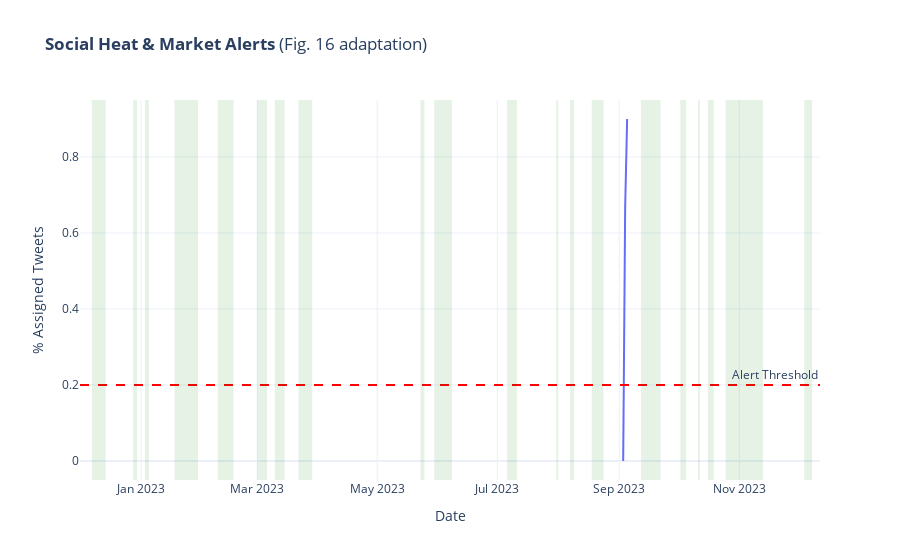

The notebook cell this image was saved under:
### Code cell
plot_social_heat_curve(alert_results, gt_intervals, 0.20)

### Figure 1 — Plotly figure (JSON) as saved in the notebook; plotly's stock layout.template omitted (floating-point values rounded to 4 significant figures)
{"data": [{"hovertemplate": "Date=%{x}<br>% Assigned Tweets=%{y}<extra></extra>", "legendgroup": "", "line": {"color": "#636efa", "dash": "solid"}, "marker": {"symbol": "circle"}, "mode": "lines", "name": "", "orientation": "v", "showlegend": false, "type": "scatter", "x": ["2023-09-03", "2023-09-04", "2023-09-05"], "xaxis": "x", "y": [0.0, 0.6667, 0.9], "yaxis": "y"}], "layout": {"annotations": [{"showarrow": false, "text": "Alert Threshold", "x": 1, "xanchor": "right", "xref": "x domain", "y": 0.2, "yanchor": "bottom", "yref": "y"}], "legend": {"tracegroupgap": 0}, "shapes": [{"line": {"color": "red", "dash": "dash"}, "type": "line", "x0": 0, "x1": 1, "xref": "x domain", "y0": 0.2, "y1": 0.2, "yref": "y"}, {"fillcolor": "green", "line": {"width": 0}, "opacity": 0.1, "type": "rect", "x0": "2022-12-01T00:00:00", "x1": "2022-12-01T00:00:00", "xref": "x", "y0": 0, "y1": 1, "yref": "y domain"}, {"fillcolor": "green", "line": {"width": 0}, "opacity": 0.1, "type": "rect", "x0": "2022-12-07T00:00:00", "x1": "2022-12-14T00:00:00", "xref": "x", "y0": 0, "y1": 1, "yref": "y domain"}, {"fillcolor": "green", "line": {"width": 0}, "opacity": 0.1, "type": "rect", "x0": "2022-12-28T00:00:00", "x1": "2022-12-30T00:00:00", "xref": "x", "y0": 0, "y1": 1, "yref": "y domain"}, {"fillcolor": "green", "line": {"width": 0}, "opacity": 0.1, "type": "rect", "x0": "2023-01-03T00:00:00", "x1": "2023-01-05T00:00:00", "xref": "x", "y0": 0, "y1": 1, "yref": "y domain"}, {"fillcolor": "green", "line": {"width": 0}, "opacity": 0.1, "type": "rect", "x0": "2023-01-18T00:00:00", "x1": "2023-01-30T00:00:00", "xref": "x", "y0": 0, "y1": 1, "yref": "y domain"}, {"fillcolor": "green", "line": {"width": 0}, "opacity": 0.1, "type": "rect", "x0": "2023-02-09T00:00:00", "x1": "2023-02-17T00:00:00", "xref": "x", "y0": 0, "y1": 1, "yref": "y domain"}, {"fillcolor": "green", "line": {"width": 0}, "opacity": 0.1, "type": "rect", "x0": "2023-03-01T00:00:00", "x1": "2023-03-06T00:00:00", "xref": "x", "y0": 0, "y1": 1, "yref": "y domain"}, {"fillcolor": "green", "line": {"width": 0}, "opacity": 0.1, "type": "rect", "x0": "2023-03-10T00:00:00", "x1": "2023-03-15T00:00:00", "xref": "x", "y0": 0, "y1": 1, "yref": "y domain"}, {"fillcolor": "green", "line": {"width": 0}, "opacity": 0.1, "type": "rect", "x0": "2023-03-22T00:00:00", "x1": "2023-03-29T00:00:00", "xref": "x", "y0": 0, "y1": 1, "yref": "y domain"}, {"fillcolor": "green", "line": {"width": 0}, "opacity": 0.1, "type": "rect", "x0": "2023-04-17T00:00:00", "x1": "2023-04-17T00:00:00", "xref": "x", "y0": 0, "y1": 1, "yref": "y domain"}, {"fillcolor": "green", "line": {"width": 0}, "opacity": 0.1, "type": "rect", "x0": "2023-05-23T00:00:00", "x1": "2023-05-25T00:00:00", "xref": "x", "y0": 0, "y1": 1, "yref": "y domain"}, {"fillcolor": "green", "line": {"width": 0}, "opacity": 0.1, "type": "rect", "x0": "2023-05-30T00:00:00", "x1": "2023-06-08T00:00:00", "xref": "x", "y0": 0, "y1": 1, "yref": "y domain"}, {"fillcolor": "green", "line": {"width": 0}, "opacity": 0.1, "type": "rect", "x0": "2023-06-23T00:00:00", "x1": "2023-06-23T00:00:00", "xref": "x", "y0": 0, "y1": 1, "yref": "y domain"}, {"fillcolor": "green", "line": {"width": 0}, "opacity": 0.1, "type": "rect", "x0": "2023-07-06T00:00:00", "x1": "2023-07-11T00:00:00", "xref": "x", "y0": 0, "y1": 1, "yref": "y domain"}, {"fillcolor": "green", "line": {"width": 0}, "opacity": 0.1, "type": "rect", "x0": "2023-07-31T00:00:00", "x1": "2023-08-01T00:00:00", "xref": "x", "y0": 0, "y1": 1, "yref": "y domain"}, {"fillcolor": "green", "line": {"width": 0}, "opacity": 0.1, "type": "rect", "x0": "2023-08-07T00:00:00", "x1": "2023-08-09T00:00:00", "xref": "x", "y0": 0, "y1": 1, "yref": "y domain"}, {"fillcolor": "green", "line": {"width": 0}, "opacity": 0.1, "type": "rect", "x0": "2023-08-18T00:00:00", "x1": "2023-08-24T00:00:00", "xref": "x", "y0": 0, "y1": 1, "yref": "y domain"}, {"fillcolor": "green", "line": {"width": 0}, "opacity": 0.1, "type": "rect", "x0": "2023-09-12T00:00:00", "x1": "2023-09-22T00:00:00", "xref": "x", "y0": 0, "y1": 1, "yref": "y domain"}, {"fillcolor": "green", "line": {"width": 0}, "opacity": 0.1, "type": "rect", "x0": "2023-10-02T00:00:00", "x1": "2023-10-05T00:00:00", "xref": "x", "y0": 0, "y1": 1, "yref": "y domain"}, {"fillcolor": "green", "line": {"width": 0}, "opacity": 0.1, "type": "rect", "x0": "2023-10-11T00:00:00", "x1": "2023-10-12T00:00:00", "xref": "x", "y0": 0, "y1": 1, "yref": "y domain"}, {"fillcolor": "green", "line": {"width": 0}, "opacity": 0.1, "type": "rect", "x0": "2023-10-16T00:00:00", "x1": "2023-10-19T00:00:00", "xref": "x", "y0": 0, "y1": 1, "yref": "y domain"}, {"fillcolor": "green", "line": {"width": 0}, "opacity": 0.1, "type": "rect", "x0": "2023-10-25T00:00:00", "x1": "2023-11-13T00:00:00", "xref": "x", "y0": 0, "y1": 1, "yref": "y domain"}, {"fillcolor": "green", "line": {"width": 0}, "opacity": 0.1, "type": "rect", "x0": "2023-12-04T00:00:00", "x1": "2023-12-08T00:00:00", "xref": "x", "y0": 0, "y1": 1, "yref": "y domain"}, {"fillcolor": "green", "line": {"width": 0}, "opacity": 0.1, "type": "rect", "x0": "2023-12-12T00:00:00", "x1": "2023-12-12T00:00:00", "xref": "x", "y0": 0, "y1": 1, "yref": "y domain"}], "title": {"text": "<b>Social Heat & Market Alerts</b> (Fig. 16 adaptation)"}, "xaxis": {"anchor": "y", "domain": [0, 1], "title": {"text": "Date"}}, "yaxis": {"anchor": "x", "domain": [0, 1], "title": {"text": "% Assigned Tweets"}}}}
